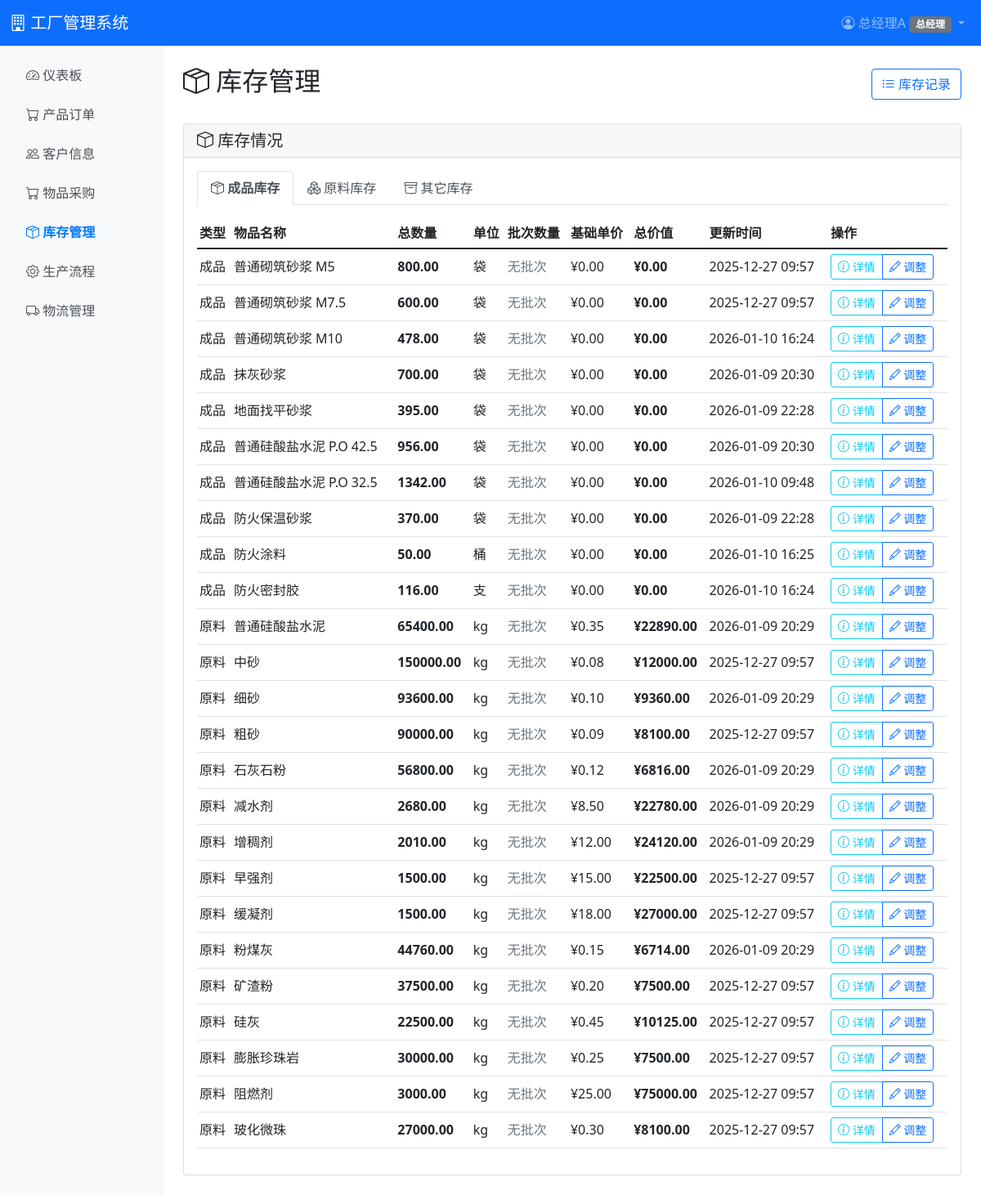
The page /inventory/ (signed in) on the database as committed earlier.
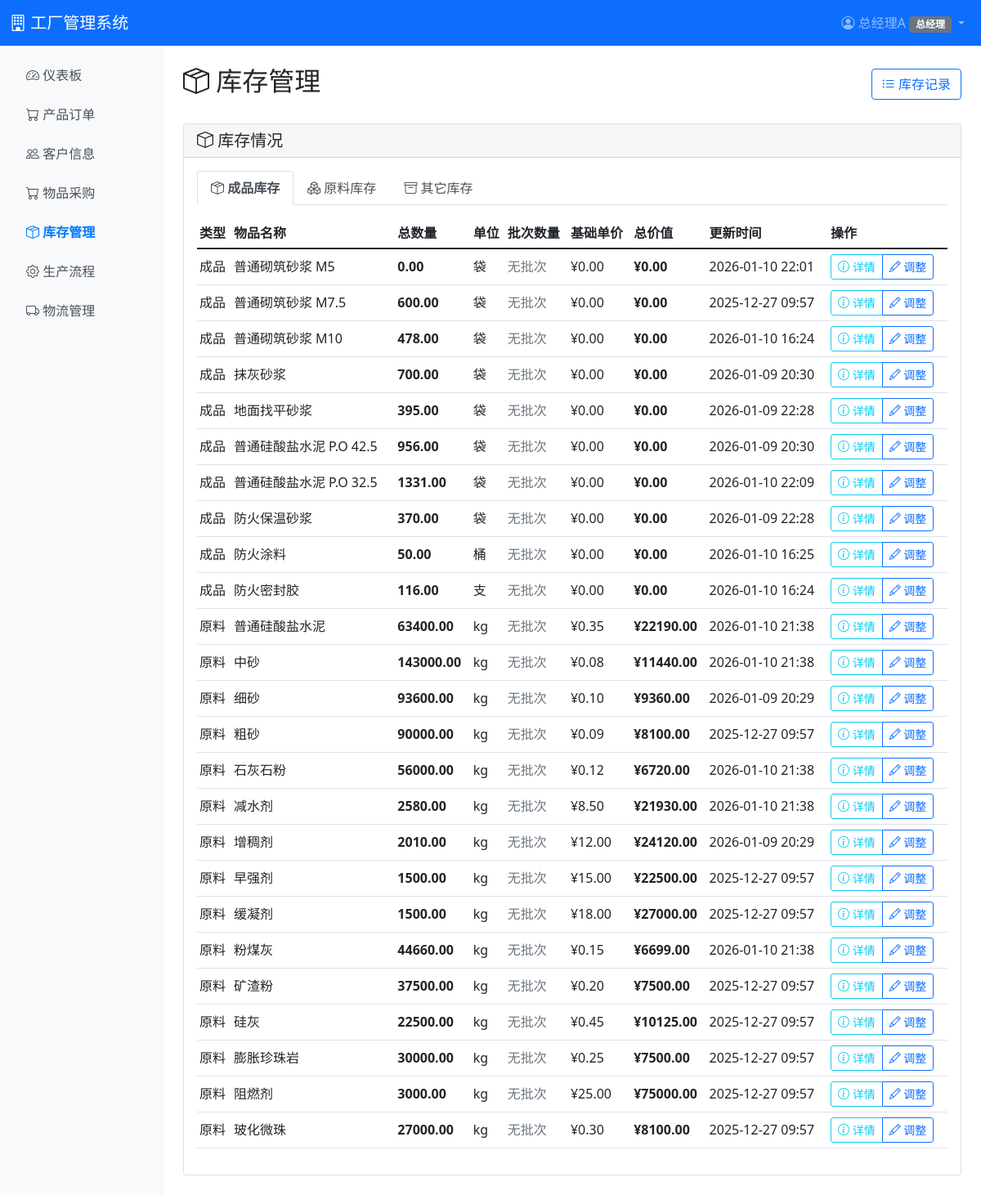
The same page on the database as committed later.
### inventory/models.py (models this page shows, shortened)
class Inventory(models.Model):
    INVENTORY_TYPE_CHOICES = [
        ('product', '成品'),
        ('material', '原料'),
        ('other', '其它'),
    ]
    inventory_type = models.CharField(max_length=20, choices=INVENTORY_TYPE_CHOICES, verbose_name='库存类型')
    product = models.ForeignKey(Product, on_delete=models.CASCADE, null=True, blank=True, related_name='inventory', verbose_name='成品')
    material = models.ForeignKey(Material, on_delete=models.CASCADE, null=True, blank=True, related_name='inventory', verbose_name='原料')
    other_name = models.CharField(max_length=200, blank=True, verbose_name='其它物品名称')
    quantity = models.DecimalField(max_digits=10, decimal_places=2, default=0, validators=[MinValueValidator(0)], verbose_name='数量')
    unit = models.CharField(max_length=20, verbose_name='单位')
    updated_at = models.DateTimeField(auto_now=True, verbose_name='更新时间')
    class Meta:
        verbose_name = '库存'
        verbose_name_plural = '库存'
        constraints = [
            models.UniqueConstraint(
                fields=['inventory_type', 'product'],
                condition=models.Q(inventory_type='product'),
                name='unique_product_inventory'
            ),
            models.UniqueConstraint(
                fields=['inventory_type', 'material'],
                condition=models.Q(inventory_type='material'),
                name='unique_material_inventory'
            ),
            models.UniqueConstraint(
                fields=['inventory_type', 'other_name'],
                condition=models.Q(inventory_type='other') & ~models.Q(other_name=''),
                name='unique_other_inventory'
            ),
        ]
    def get_unit_price(self):
        if self.inventory_type == 'product' and self.product:
            return self.product.unit_price or 0
        elif self.inventory_type == 'material' and self.material:
            return self.material.unit_price or 0
        elif self.inventory_type == 'other':
            return 0
        return 0
    def get_total_value(self):
        from decimal import Decimal
        unit_price = Decimal(str(self.get_unit_price()))
        quantity = Decimal(str(self.quantity))
        return float(unit_price * quantity)
    def get_batches(self):
        return Batch.objects.filter(inventory=self).order_by('batch_date', 'created_at')

class Material(models.Model):
    MATERIAL_TYPE_CHOICES = [
        ('raw', '原料'),
        ('auxiliary', '辅料'),
        ('tool', '工具'),
        ('office', '办公用品'),
    ]
    sku = models.CharField(max_length=50, unique=True, verbose_name='SKU编码')
    name = models.CharField(max_length=200, verbose_name='名称')
    category = models.ForeignKey(MaterialCategory, on_delete=models.PROTECT, null=True, blank=True, verbose_name='分类')
    material_type = models.CharField(max_length=20, choices=MATERIAL_TYPE_CHOICES, default='raw', verbose_name='类型')
    unit = models.CharField(max_length=20, default='kg', verbose_name='单位')
    unit_price = models.DecimalField(max_digits=10, decimal_places=2, default=0, verbose_name='单价')
    safety_stock = models.DecimalField(max_digits=10, decimal_places=2, default=0, verbose_name='安全库存')
    created_at = models.DateTimeField(auto_now_add=True, verbose_name='创建时间')
    class Meta:
        verbose_name = '原料'
        verbose_name_plural = '原料'
        ordering = ['sku']

class Product(models.Model):
    sku = models.CharField(max_length=50, unique=True, verbose_name='SKU编码')
    name = models.CharField(max_length=200, verbose_name='产品名称')
    category = models.ForeignKey(ProductCategory, on_delete=models.PROTECT, null=True, blank=True, verbose_name='分类')
    specification = models.TextField(blank=True, verbose_name='规格说明')
    unit_price = models.DecimalField(max_digits=10, decimal_places=2, default=0, verbose_name='基础单价')
    sale_price = models.DecimalField(max_digits=10, decimal_places=2, verbose_name='售价')
    safety_stock = models.DecimalField(max_digits=10, decimal_places=2, default=0, verbose_name='安全库存')
    unit = models.CharField(max_length=20, default='件', verbose_name='单位')
    created_at = models.DateTimeField(auto_now_add=True, verbose_name='创建时间')
    updated_at = models.DateTimeField(auto_now=True, verbose_name='更新时间')
    class Meta:
        verbose_name = '成品'
        verbose_name_plural = '成品'
        ordering = ['sku']

### inventory/views.py (the view, shortened to what this page needs)
# urls.py: path('', views.inventory_list, name='inventory_list'),
@login_required
@role_or_permission_required('warehouse', 'production', 'ceo', permission_code='inventory.view')
def inventory_list(request):
    inventory_type = request.GET.get('type', '')
    all_records = []
    stock_transactions = StockTransaction.objects.filter(
        ~Q(transaction_type='adjustment')
    ).select_related('inventory', 'operator').order_by('-created_at')
    for trans in stock_transactions:
        if trans.transaction_type in ['sale_out', 'production_out']:
            display_quantity = -trans.quantity  # 出库显示负数
        else:
            display_quantity = trans.quantity  # 入库显示正数
        if trans.inventory.inventory_type == 'product':
            item_name = trans.inventory.product.name if trans.inventory.product else '-'
        elif trans.inventory.inventory_type == 'material':
            item_name = trans.inventory.material.name if trans.inventory.material else '-'
        elif trans.inventory.inventory_type == 'other':
            item_name = trans.inventory.other_name if trans.inventory.other_name else '-'
        else:
            item_name = '-'
        all_records.append({
            'type': 'transaction',
            'record_type': '出入库',
            'transaction_type': trans.get_transaction_type_display(),
            'item_name': item_name,
            'item_type': trans.inventory.get_inventory_type_display(),
            'quantity': display_quantity,  # 使用带符号的数量
            'unit': trans.unit,
            'reference_no': trans.reference_no,
            'operator': trans.operator.username,
            'created_at': trans.created_at,
            'remark': trans.remark,
        })
    adjustment_transactions = StockTransaction.objects.filter(
        transaction_type='adjustment'
    ).select_related('inventory', 'operator').order_by('-created_at')
    all_records.sort(key=lambda x: x['created_at'], reverse=True)
    paginator = Paginator(all_records, 20)  # 每页20条记录
    page_number = request.GET.get('page', 1)
    page_obj = paginator.get_page(page_number)
    inventories = Inventory.objects.select_related('product', 'material').prefetch_related('batches').all()
    if inventory_type == 'product':
        inventories = inventories.filter(inventory_type='product')
    elif inventory_type == 'material':
        inventories = inventories.filter(inventory_type='material')
    elif inventory_type == 'other':
        inventories = inventories.filter(inventory_type='other')
    for inv in inventories:
        inv.batches_list = inv.get_batches().filter(quantity__gt=0)
    can_approve = request.user.profile.role == 'ceo' or request.user.profile.has_permission('inventory.adjustment.approve')
    pending_adjustments = {}
    if can_approve:
        pending_adjs = InventoryAdjustmentRequest.objects.filter(
            status='pending'
        ).select_related('inventory', 'applicant')
        for adj in pending_adjs:
            inv_id = adj.inventory_id
            if inv_id not in pending_adjustments:
                pending_adjustments[inv_id] = []
            pending_adjustments[inv_id].append(adj)
    inventories_list = list(inventories)
    for inv in inventories_list:
        inv.pending_adjustments = pending_adjustments.get(inv.pk, [])
        inv.batches_list = inv.get_batches().filter(quantity__gt=0)
    context = {
        'page_obj': page_obj,  # 分页的记录
        'inventories': inventories_list,
        'inventory_type': inventory_type,
        'can_approve': can_approve,
    }
    return render(request, 'inventory/inventory_list.html', context)

### accounts/models.py (called while the page is built)
    def has_permission(self, permission_code):
        if self.role == 'ceo':
            return True
        role_permissions = self.get_role_default_permissions()
        if permission_code in role_permissions:
            return True
        return self.permissions.filter(code=permission_code).exists()

### accounts/templatetags/permission_tags.py (called while the page is built)
@register.filter
def has_permission(user, permission_code):
    if not user or not user.is_authenticated:
        return False
    try:
        profile = user.profile
        return profile.has_permission(permission_code)
    except AttributeError:
        return False

### templates/inventory/inventory_list.html (shortened to what the changed rows need)
{% extends 'base.html' %}
{% load permission_tags %}
{% block content %}
<div class="d-flex justify-content-between align-items-center mb-4">
    <h2><i class="bi bi-box-seam"></i> 库存管理</h2>
</div>
<div class="card">
    <div class="card-body">
        <div class="table-responsive">
            <table class="table table-hover table-sm">
                <thead>
                    <tr>
                        <th>类型</th>
                        <th>物品名称</th>
                        <th>总数量</th>
                        <th>单位</th>
                        <th>批次数量</th>
                        <th>基础单价</th>
                        <th>总价值</th>
                        <th>更新时间</th>
                        <th>操作</th>
                    </tr>
                </thead>
                <tbody>
                    {% for inv in inventories %}
                    <tr>
                        <td>{{ inv.get_inventory_type_display }}</td>
                        <td>
                            {% if inv.inventory_type == 'product' %}
                                {{ inv.product.name|default:"-" }}
                            {% elif inv.inventory_type == 'material' %}
                                {{ inv.material.name|default:"-" }}
                            {% elif inv.inventory_type == 'other' %}
                                {{ inv.other_name|default:"-" }}
                            {% else %}
                                -
                            {% endif %}
                        </td>
                        <td><strong>{{ inv.quantity }}</strong></td>
                        <td>{{ inv.unit }}</td>
                        <td>
                            {% if inv.batches_list %}
                            <button type="button" class="btn btn-sm btn-outline-info" data-bs-toggle="modal" data-bs-target="#batchModal{{ inv.pk }}">
                                <i class="bi bi-list-ul"></i> {{ inv.batches_list|length }} 个批次
                            </button>
                            {% else %}
                            <span class="text-muted">无批次</span>
                            {% endif %}
                        </td>
                        <td>¥{{ inv.get_unit_price|floatformat:2 }}</td>
                        <td><strong>¥{{ inv.get_total_value|floatformat:2 }}</strong></td>
                        <td>{{ inv.updated_at|date:"Y-m-d H:i" }}</td>
                        <td>
                            <div class="btn-group" role="group">
                                <a href="{% url 'inventory:inventory_detail' inv.pk %}" class="btn btn-sm btn-outline-info">
                                    <i class="bi bi-info-circle"></i> 详情
                                </a>
                                {% if user.profile.role == 'warehouse' or user.profile.role == 'ceo' %}
                                {% if user|has_permission:'inventory.adjustment.create' %}
                                <a href="{% url 'inventory:adjustment_create' inv.pk %}" class="btn btn-sm btn-outline-primary">
                                    <i class="bi bi-pencil"></i> 调整
                                </a>
                                {% endif %}
                                {% endif %}
                            </div>
                        </td>
                    </tr>
                    {% empty %}
                    <tr>
                        <td colspan="9" class="text-center text-muted">暂无库存数据</td>
                    </tr>
                    {% endfor %}
                </tbody>
            </table>
        </div>
    </div>
</div>
{% endblock %}

Rows that differ between the two databases and show on the page:
changed Inventory "普通砌筑砂浆 M5": quantity "800.00" → "0.00"; updated_at "2025-12-27 09:57" → "2026-01-10 22:01"
changed Inventory "普通硅酸盐水泥 P.O 32.5": quantity "1342.00" → "1331.00"; updated_at "2026-01-10 09:48" → "2026-01-10 22:09"
changed Inventory "普通硅酸盐水泥": quantity "65400.00" → "63400.00"; get_total_value "22890.00" → "22190.00"; updated_at "2026-01-09 20:29" → "2026-01-10 21:38"
changed Inventory "中砂": quantity "150000.00" → "143000.00"; get_total_value "12000.00" → "11440.00"; updated_at "2025-12-27 09:57" → "2026-01-10 21:38"
changed Inventory "石灰石粉": quantity "56800.00" → "56000.00"; get_total_value "6816.00" → "6720.00"; updated_at "2026-01-09 20:29" → "2026-01-10 21:38"
changed Inventory "减水剂": quantity "2680.00" → "2580.00"; get_total_value "22780.00" → "21930.00"; updated_at "2026-01-09 20:29" → "2026-01-10 21:38"
changed Inventory "粉煤灰": quantity "44760.00" → "44660.00"; get_total_value "6714.00" → "6699.00"; updated_at "2026-01-09 20:29" → "2026-01-10 21:38"
